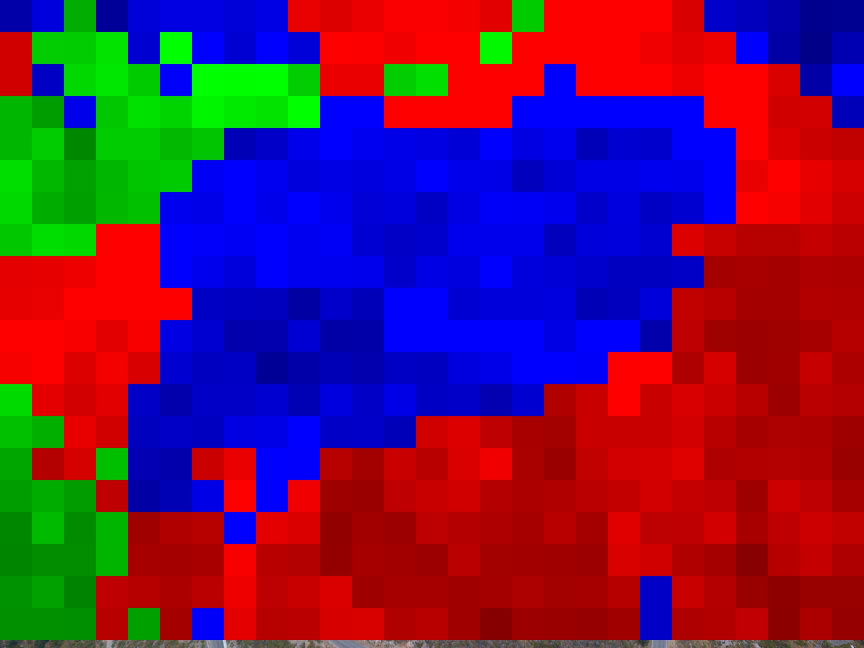
#> input picture dronecoria/kml_drone_path/real_burnt_96_max.jpg, 2592 x 1944 px (shown at 1/3 size); its folder holds only this picture in this run
$ python -i aux_functions.py   (imports and definitions only)
#> lines starting #> are read from the running program, lines starting #| are printed output that depends on the picture
from dronecoria.settings import API_IP
import requests
from gsoc2019.models import *
from gsoc2019.model import *
import time
import bs4
import pandas as pd


DRONE_PATH_TEXT = """
<![CDATA[
  <head>
    <!-- Required meta tags -->
    <meta charset="utf-8">
    <meta name="viewport" content="width=device-width, initial-scale=1, shrink-to-fit=no">

    <!-- Bootstrap CSS -->
    <link rel="stylesheet" href="https://maxcdn.bootstrapcdn.com/bootstrap/4.0.0/css/bootstrap.min.css" integrity="sha384-Gn5384xqQ1aoWXA+058RXPxPg6fy4IWvTNh0E263XmFcJlSAwiGgFAW/dAiS6JXm" crossorigin="anonymous">

  </head>
  <body>
  <img src="http://dronecoria.org/wp-content/uploads/2018/04/DRONECORIA-logo-web-1.png" class="img-thumbnail"></img>
  <div class="p-lg-5" align="center">
      <h3>
          <small>Drone path</small>
      </h3>
  </div>
<div class="p-lg-5" align="center">
    This is the path that the drone will follows to take the photos of the burnt forest.
</div>

<script src="https://code.jquery.com/jquery-3.2.1.slim.min.js" integrity="sha384-KJ3o2DKtIkvYIK3UENzmM7KCkRr/rE9/Qpg6aAZGJwFDMVNA/GpGFF93hXpG5KkN" crossorigin="anonymous"></script>
<script src="https://cdnjs.cloudflare.com/ajax/libs/popper.js/1.12.9/umd/popper.min.js" integrity="sha384-ApNbgh9B+Y1QKtv3Rn7W3mgPxhU9K/ScQsAP7hUibX39j7fakFPskvXusvfa0b4Q" crossorigin="anonymous"></script>
<script src="https://maxcdn.bootstrapcdn.com/bootstrap/4.0.0/js/bootstrap.min.js" integrity="sha384-JZR6Spejh4U02d8jOt6vLEHfe/JQGiRRSQQxSfFWpi1MquVdAyjUar5+76PVCmYl" crossorigin="anonymous"></script>
</body>
]]>
"""

STOP_DRONE = False

def set_stop_drone(value):
    global STOP_DRONE
    STOP_DRONE = value

# [9 lines left out: function clean_kml, not called in this run]

def check_stop_drone():
    print(" >>>>>>>>>>>>>   Stop drone %d <<<<<<<<<<<<<<<<<" %STOP_DRONE )

# [28 lines left out: functions obtain_coordinates_kml, send_kml, not called in this run]

def exit_orbit():
    url = "http://%s/kml/manage/stoptour" % API_IP


# [125 lines left out: functions send_image, get_area, generate_bubble, show_bubble, send_bubble, send_placemark and 1 more, not called in this run]


def stop_orbit():
    requests.get("http://%s/kml/manage/stoptour" % (API_IP))


# [35 lines left out: functions orbit, fly_to, send_gallery_bubble, detele_gallery_buuble, not called in this run]


def send_gallery(images):
    for image in images:
        send_image(image.img.name, image.fCorner, image.sCorner, image.tCorner, image.ftCorner)

# [100 lines left out: functions delete_image, detect_region, draw_line, stop_reforestation, update_placemark, fly_drone and 2 more, not called in this run]


def reforestation(images):
    for image in images:
        file_delimitted = image.img.name.replace(".png", "_delimitted.png")
        try:
            array_delimitted = np.array(PIL.Image.open(file_delimitted))
            geolocated_contour, deltaLon, deltaLat = geo_locate_contour(array_delimitted, image.ftCorner, image.sCorner)
            print(geolocated_contour)
            path = get_path(geolocated_contour, deltaLon, deltaLat)
            fly_path = " ".join([ "".join("%f,%f,50" % ((path[i][0], path[i][1]))) for i in range(0, len(path)) ])
            print("<> THEEEE FLYY PATHH ISS <> %s <>" % fly_path)
            path_id = image.img.name.replace(".png", "_path").split("/")[-1]
            draw_line(fly_path, path_id, path_id)
            fly_drone(fly_path)
        except FileNotFoundError:
            print("Detect first")

>>> import cv2
>>> picture = cv2.imread('../kml_drone_path/real_burnt_96_max.jpg', cv2.IMREAD_GRAYSCALE)
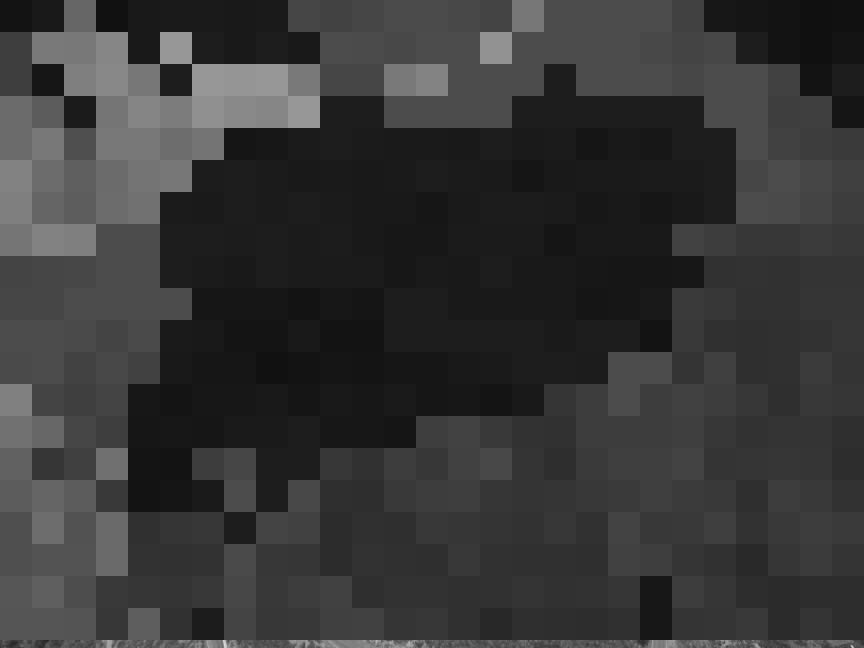
#> picture: shape (1944, 2592) (shown at 1/3 size); min 16, max 229, mean 54.3
#> (the run stopped early here; a loop or call above may not have finished)
